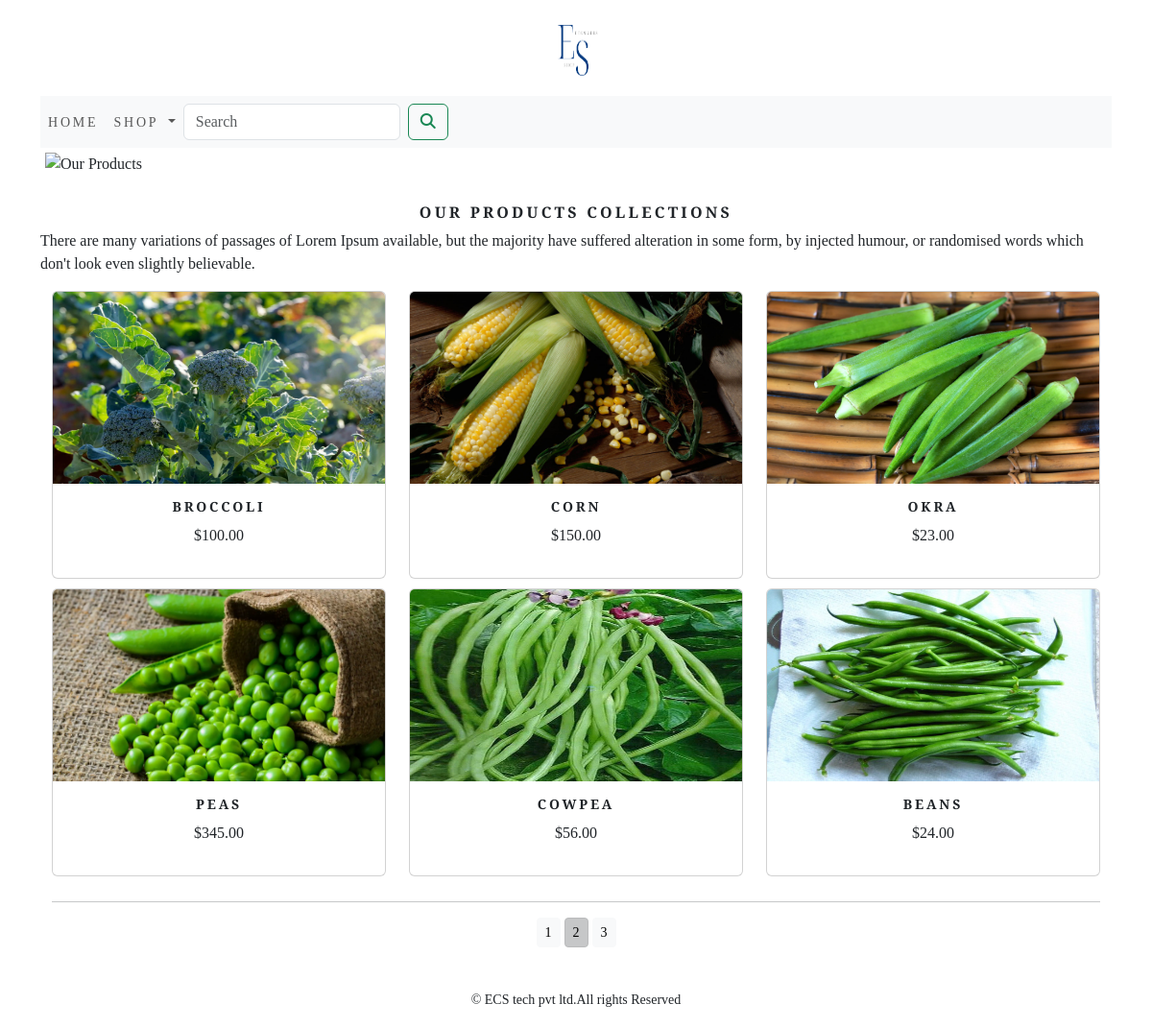
The page /ecommers/?page=2 (signed in) on the database its author committed.
### ecommers_app/models.py (models this page shows, shortened)
class Product(models.Model):
    name = models.CharField(max_length=300, unique=True)
    slug=models.SlugField(max_length=250,unique=True)
    description=models.TextField(blank=True)
    price=models.DecimalField(max_digits=10,decimal_places=2)
    category=models.ForeignKey(Category,on_delete=models.CASCADE) #cascade using the previous values delete and new add
    image= models.ImageField(upload_to='product', blank=True)
    stock=models.IntegerField()
    available=models.BooleanField(default=True)
    created=models.DateField(auto_now_add=True)
    updated=models.DateField(auto_now=True)
    def get_url(self):
        return reverse('ecommers_app:prodCatdetail',args=[self.category.slug,self.slug])
    class Metta:
        ordering=('name',)
        verbose_name='product'
        verbose_name_plural='products'

### ecommers_app/views.py (the view)
# urls.py: path('',views.allProdCat,name='allProdCat'),
def allProdCat(request,c_slug=None):
    c_page=None
    products_list=None
    if c_slug!=None:
        c_page=get_object_or_404(Category,slug=c_slug)
        products_list=Product.objects.all().filter(category=c_page,available=True)
    else:
        products_list=Product.objects.all().filter(available=True)
    paginator=Paginator(products_list,6)
    try:
        page=int(request.GET.get('page','1'))
    except:
        page=1
    try:
        products=paginator.page(page)
    except (EmptyPage,InvalidPage):
        products=paginator.page(paginator.num_pages)
    return render(request,"category.html",{'category':c_page,'product1':products})

### cart_app/context_processors.py (called while the page is built)
def counter(request):
    item_count=0
    if 'admin' in request.path:
        return {}
    else:
        try:
            cart=Cart.objects.filter(cart_id=_cart_id(request))
            cart_items=CartItem.objects.all().filter(cart=cart[:1])
            for cart_item in cart_items:
                item_count += cart_item.quantity
        except Cart.DoesNotExist:
            item_count = 0
    return dict(item_count=item_count)

### cart_app/views.py (called while the page is built)
def _cart_id(request):
    cart=request.session.session_key
    if not cart:
        cart=request.session.session.create()
    return cart

### ecommers_app/context_processors.py (called while the page is built)
def menu_links(request):
    links=Category.objects.all()
    return dict(links=links)

### ecommers_app/models.py (called while the page is built)
    def get_url(self):
        return reverse('ecommers_app:product_by_category',args=[self.slug])

### templates/category.html (shortened to what this page needs)
{% extends 'base.html' %}
{% load static %}
{% block content %}
  <div class="mx_auto">
      {% if category %}
           <img class="my_image" src="{{category.image.url}}" alt="{{category.name}}" width="500px" height="300px">
  </div>
    <br>
  <div>
     <h1 class="text-center my_title">{{category.name}}</h1>
    <p class="text-justify">{{category.description}}</p>
  </div>
     {% else %}
        <div>
          <img class="my_image my_image_padding" src="{% static 'img/banner.png' %}" alt="Our Products" width="1190px;" height="600px">
        </div>
         <br>
        <div>
            <h1 class="text-center my_title"><b>Our Products Collections </b></h1>
           <p class="text-justify">There are many variations of passages of Lorem Ipsum available, but the majority have suffered alteration in some form, by injected humour, or randomised words which don't look even slightly believable.</p>
        </div>
    {% endif %}
<div class="container">
    <div class="row mx_auto">
        {% for kproduct in product1.object_list %}
        <div class="my_bottom_margin col-9 col-sm-12 col-md-4  col-lg-4">
          <div class="card text-center" style="min-width:18rem;">
              <a href="{{kproduct.get_url}}"><img class="card-img-top my-image" src="{{kproduct.image.url}}" alt="{{kproduct.name}}" width="300px" height="200px"></a>
          <div class="card-body">
              <h4><b>{{kproduct.name}}</b></h4>
              <p>${{kproduct.price}}</p>
          </div>
          </div>
        </div>
        {% endfor %}
    </div>
    <div class="mx-auto">
        {% if product1.paginator.num_pages > 1 %}
          <hr>
          <div class="text-center">
            {% for pg in product1.paginator.page_range %}
            <a href="?page={{pg}}" class="btn btn-light btn-sm {% if product1.number == pg %} active {% endif %}">{{pg}}</a>
            {% endfor %}
          </div>
        {% endif %}
    </div>
    <br>
</div>
{% endblock %}

### static/css/custom.css (style rules this page uses)
body { font-family: 'Hedvig Letters Serif', serif; }
.my_image { width:100%; height:auto; }
.my_title { font-size:16px; text-transform:uppercase; letter-spacing:.2em; }
.my_image_padding { padding : 5px; }
.my_bottom_margin { margin-bottom:10px; }
.card-body h4 { font-size:14px; text-transform:uppercase; letter-spacing:.2em; }

### rows shown on the page
Product: image (picture), name "BROCCOLI", price "100.00"
Product: image (picture), name "CORN", price "150.00"
Product: image (picture), name "OKRA", price "23.00"
Product: image (picture), name "PEAS", price "345.00"
Product: image (picture), name "COWPEA", price "56.00"
Product: image (picture), name "BEANS", price "24.00"

### other values the page prints
{{ pg }} "1" "2" "3"
